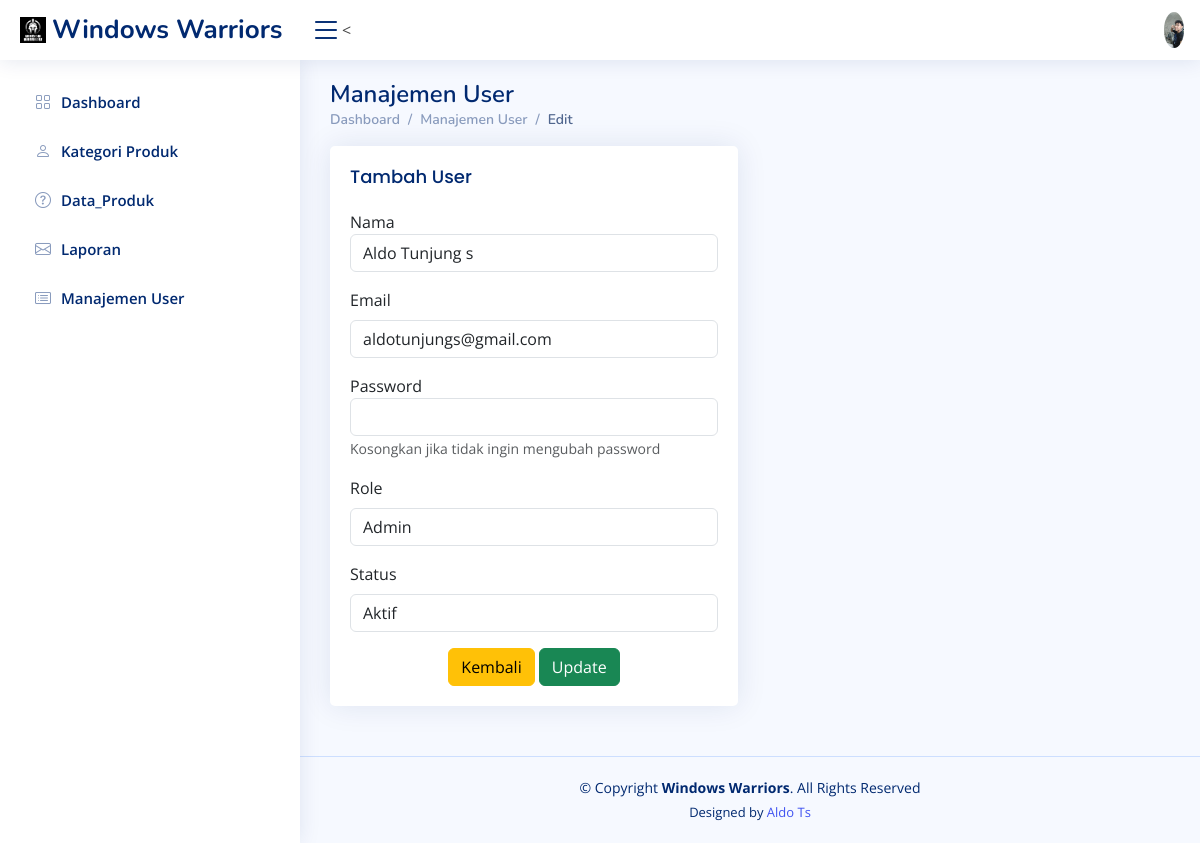
The app's page /e_users.php?id=1 (signed in) with its own data.
### tables this page shows
CREATE TABLE `users` (
  `id` int(11) NOT NULL,
  `name` varchar(100) DEFAULT NULL,
  `email` varchar(100) DEFAULT NULL,
  `password` varchar(255) DEFAULT NULL,
  `role` enum('admin','staff') DEFAULT 'staff',
  `is_active` tinyint(1) DEFAULT 1,
  `created_at` timestamp NOT NULL DEFAULT current_timestamp()
);

### e_users.php (the view, shortened to what this page needs)
<?php
include "koneksi.php";
$id = $_GET['id'];
$data = mysqli_query($conn, "SELECT * FROM users WHERE id='$id'");
$user = mysqli_fetch_array($data);
?>
<!DOCTYPE html>
<html lang="en">
<head>
    <link href="assets/vendor/bootstrap/css/bootstrap.min.css" rel="stylesheet">
    <link href="assets/vendor/bootstrap-icons/bootstrap-icons.css" rel="stylesheet">
    <link href="assets/vendor/boxicons/css/boxicons.min.css" rel="stylesheet">
    <link href="assets/vendor/quill/quill.snow.css" rel="stylesheet">
    <link href="assets/vendor/quill/quill.bubble.css" rel="stylesheet">
    <link href="assets/vendor/remixicon/remixicon.css" rel="stylesheet">
    <link href="assets/vendor/simple-datatables/style.css" rel="stylesheet">
    <link href="assets/css/style.css" rel="stylesheet">
</head>
<body>
    <header id="header" class="header fixed-top d-flex align-items-center">
        <div class="d-flex align-items-center justify-content-between">
            <a href="index.php" class="logo d-flex align-items-center">
                <img src="assets/img/windows warriors.jpg" alt="">
                <span class="d-none d-lg-block">Windows Warriors</span>
            </a>
            <i class="bi bi-list toggle-sidebar-btn"></i>
        </div>
        <<nav class="header-nav ms-auto">
            <ul class="d-flex align-items-center">
                <li class="nav-item dropdown pe-3">
                    <a class="nav-link nav-profile d-flex align-items-center pe-0"
                        href="#"
                        data-bs-toggle="dropdown">
                        <img
                            src="assets/img/Aldo.jpeg"
                            alt="Profile"
                            class="rounded-circle" />
                    </a>
                </li>
            </ul>
            </nav>
    </header>
    <aside id="sidebar" class="sidebar">
        <ul class="sidebar-nav" id="sidebar-nav">
            <li class="nav-item">
                <a class="nav-link collapsed" href="index.php">
                    <i class="bi bi-grid"></i>
                    <span>Dashboard</span>
                </a>
            </li>
            <li class="nav-item">
                <a class="nav-link collapsed" href="kategori_produk.php">
                    <i class="bi bi-person"></i>
                    <span>Kategori Produk</span>
                </a>
            </li>
            <li class="nav-item">
                <a class="nav-link collapsed" href="produk.php">
                    <i class="bi bi-question-circle"></i>
                    <span>Data_Produk</span>
                </a>
            </li>
            <li class="nav-item">
                <a class="nav-link collapsed" href="laporan.php">
                    <i class="bi bi-envelope"></i>
                    <span>Laporan</span>
                </a>
            </li>
            <li class="nav-item">
                <a class="nav-link collapsed" href="users.php">
                    <i class="bi bi-card-list"></i>
                    <span>Manajemen User</span>
                </a>
            </li>
        </ul>
    </aside>
    <main id="main" class="main">
        <div class="pagetitle">
            <h1>Manajemen User</h1>
            <nav>
                <ol class="breadcrumb">
                    <li class="breadcrumb-item"><a href="index.php">Dashboard</a></li>
                    <li class="breadcrumb-item">Manajemen User</li>
                    <li class="breadcrumb-item active">Edit</li>
                </ol>
            </nav>
        </div>
        <section class="section">
            <div class="row">
                <div class="col-lg-6">
                    <div class="card">
                        <div class="card-body">
                            <h5 class="card-title">Tambah User</h5>
                            <form class="row g-3" method="post">
                                <div class="col-12">
                                    <label for="from-label">Nama</label>
                                    <input type="text" class="form-control" name="name"
                                        value="<?php echo $user['name']; ?>" required>
                                </div>
                                <div class="col-12">
                                    <label class="form-label">Email</label>
                                    <input type="email" class="form-control" name="email"
                                        value="<?php echo $user['email']; ?>" required>
                                </div>
                                <div class="col-12">
                                    <label class="from-label">Password</label>
                                    <input type="password" class="form-control" name="password">
                                    <small class="text-muted">Kosongkan jika tidak ingin mengubah password</small>
                                </div>
                                <div class="col-12">
                                    <label class="form-label">Role</label>
                                    <select class="form-control" name="role" required>
                                        <option value="admin" <?php if ($user['role'] == 'admin') echo 'selected'; ?>>Admin</option>
                                    </select>
                                </div>
                                <div class="col-12">
                                    <label class="form-label">Status</label>
                                    <select class="form-control" name="is_active">
                                        <option value="1" <?php if ($user['is_active'] == 1) echo 'selected'; ?>>Aktif</option>
                                    </select>
                                </div>
                                <div class="text-center">
                                    <a href="users.php" class="btn btn-warning">Kembali</a>
                                    <button type="submit" class="btn btn-success" name="update">Update</button>
                                </div>
                            </form>
                        </div>
                    </div>
                </div>
            </div>
        </section>
    </main>
    <footer id="footer" class="footer">
        <div class="copyright">
            &copy; Copyright <strong><span>Windows Warriors</span></strong>. All Rights Reserved
        </div>
        <div class="credits">
            Designed by <a href="">Aldo Ts</a>
        </div>
    </footer>
</body>
</html>

### assets/css/style.css (style rules this page uses)
:root { scroll-behavior: smooth; }
body { font-family: "Open Sans", sans-serif; background: #f6f9ff; color: #444444; }
a { color: #4154f1; text-decoration: none; }
h1, h2, h3, h4, h5, h6 { font-family: "Nunito", sans-serif; }
#main { margin-top: 60px; padding: 20px 30px; transition: all 0.3s; }
.pagetitle { margin-bottom: 10px; }
.pagetitle h1 { font-size: 24px; margin-bottom: 0; font-weight: 600; color: #012970; }
.card { margin-bottom: 30px; border: none; border-radius: 5px; box-shadow: 0px 0 30px rgba(1, 41, 112, 0.1); }
.card-title { padding: 20px 0 15px 0; font-size: 18px; font-weight: 500; color: #012970; font-family: "Poppins", sans-serif; }
.card-body { padding: 0 20px 20px 20px; }
.breadcrumb { font-size: 14px; font-family: "Nunito", sans-serif; color: #899bbd; font-weight: 600; }
.breadcrumb a { color: #899bbd; transition: 0.3s; }
.breadcrumb .breadcrumb-item::before { color: #899bbd; }
.breadcrumb .active { color: #51678f; font-weight: 600; }
.logo { line-height: 1; }
@media (min-width: 1200px) { .logo { width: 280px; } }
.logo img { max-height: 26px; margin-right: 6px; }
.logo span { font-size: 26px; font-weight: 700; color: #012970; font-family: "Nunito", sans-serif; }
.header { transition: all 0.5s; z-index: 997; height: 60px; box-shadow: 0px 2px 20px rgba(1, 41, 112, 0.1); background-color: #fff; padding-left: 20px; }
.header .toggle-sidebar-btn { font-size: 32px; padding-left: 10px; cursor: pointer; color: #012970; }
.header-nav ul { list-style: none; }
.header-nav>ul { margin: 0; padding: 0; }
.header-nav .nav-profile { color: #012970; }
.header-nav .nav-profile img { max-height: 36px; }
.sidebar { position: fixed; top: 60px; left: 0; bottom: 0; width: 300px; z-index: 996; transition: all 0.3s; padding: 20px; overflow-y: auto; scrollbar-width: thin; scrollbar-color: #aab7cf transparent; box-shadow: 0px 0px 20px rgba(1, 41, 112, 0.1); background-color: #fff; }
@media (min-width: 1200px) { #main, #footer { margin-left: 300px; } }
.sidebar-nav { padding: 0; margin: 0; list-style: none; }
.sidebar-nav li { padding: 0; margin: 0; list-style: none; }
.sidebar-nav .nav-item { margin-bottom: 5px; }
.sidebar-nav .nav-link { display: flex; align-items: center; font-size: 15px; font-weight: 600; color: #4154f1; transition: 0.3; background: #f6f9ff; padding: 10px 15px; border-radius: 4px; }
.sidebar-nav .nav-link i { font-size: 16px; margin-right: 10px; color: #4154f1; }
.sidebar-nav .nav-link.collapsed { color: #012970; background: #fff; }
.sidebar-nav .nav-link.collapsed i { color: #899bbd; }
.footer { padding: 20px 0; font-size: 14px; transition: all 0.3s; border-top: 1px solid #cddfff; }
.footer .copyright { text-align: center; color: #012970; }
.footer .credits { padding-top: 5px; text-align: center; font-size: 13px; color: #012970; }

### records on screen
users: name "Aldo Tunjung s", email "aldotunjungs@gmail.com", role "Admin", is_active "Aktif"
